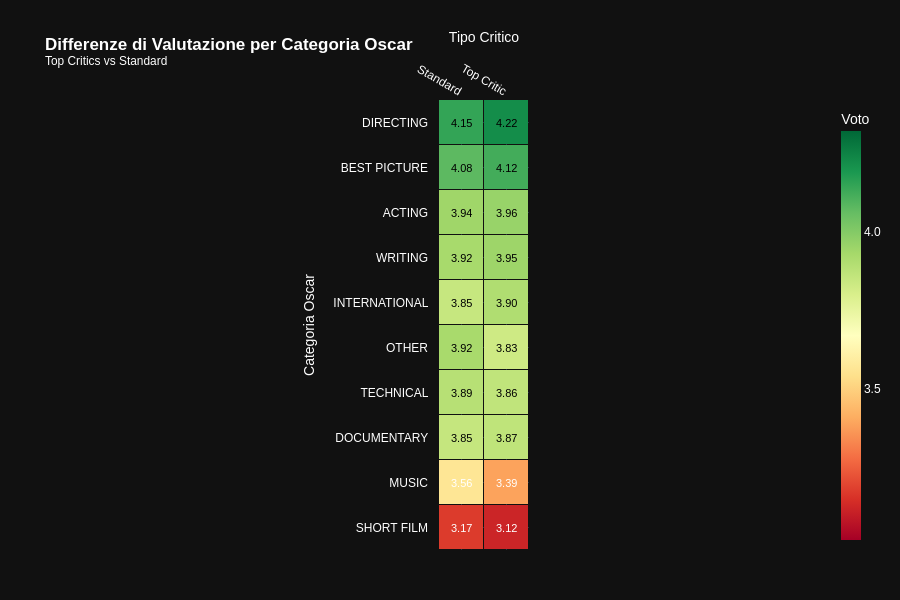

Here is the notebook cell this chart was saved with:
### Code cell
sfig = px.line(
    time_series,
    x=time_series.index,
    y=['Standard', 'Top Critic'],  # Standard vs Top Critics
    color_discrete_sequence=['#56B0FF ', '#F94144'],
    labels={'value': 'Average rating', 'year': 'Anno', 'variable': 'Tipo Critico'},
    title='<b>Evoluzione Storica delle Valutazioni</b><br>Top Critics vs Standard Critics',
    markers=True,
)

fig.update_layout(
    hovermode='x unified',
    legend_title_text='',
    legend=dict(
        orientation='h',
        yanchor='bottom',
        y=-0.3,
        xanchor='center',
        x=0.5
    ),
    yaxis_range=[1.5, 4.5]
)

fig.show()

### Figure 1 — Plotly figure (JSON) as saved in the notebook; plotly's stock layout.template omitted (floating-point values rounded to 4 significant figures)
{"data": [{"coloraxis": "coloraxis", "name": "0", "x": ["False", "True"], "y": ["DIRECTING", "BEST PICTURE", "ACTING", "WRITING", "INTERNATIONAL", "OTHER", "TECHNICAL", "DOCUMENTARY", "MUSIC", "SHORT FILM"], "z": [[4.149, 4.223], [4.076, 4.121], [3.944, 3.958], [3.924, 3.947], [3.848, 3.904], [3.922, 3.829], [3.886, 3.863], [3.85, 3.867], [3.563, 3.387], [3.17, 3.116]], "type": "heatmap", "xaxis": "x", "yaxis": "y", "hovertemplate": "Tipo Critico: %{x}<br>Categoria Oscar: %{y}<br>Voto Medio: %{z}<extra></extra>", "xgap": 1, "ygap": 1}], "layout": {"xaxis": {"anchor": "y", "domain": [0.0, 1.0], "scaleanchor": "y", "constrain": "domain", "title": {"text": "Tipo Critico"}, "tickfont": {"size": 12}, "side": "top", "ticktext": ["Standard", "Top Critic"], "tickvals": [0, 1]}, "yaxis": {"anchor": "x", "domain": [0.0, 1.0], "autorange": "reversed", "constrain": "domain", "title": {"text": "Categoria Oscar"}, "tickfont": {"size": 12}, "tickangle": 0, "automargin": true, "ticksuffix": "   ", "range": [1.5, 4.5]}, "coloraxis": {"colorbar": {"title": {"text": "Voto"}, "thickness": 20, "tickvals": [3.0, 3.5, 4.0, 4.5], "ticktext": ["3.0 (Low)", "3.5", "4.0", "4.5 (High)"]}, "colorscale": [[0.0, "rgb(165,0,38)"], [0.1, "rgb(215,48,39)"], [0.2, "rgb(244,109,67)"], [0.3, "rgb(253,174,97)"], [0.4, "rgb(254,224,139)"], [0.5, "rgb(255,255,191)"], [0.6, "rgb(217,239,139)"], [0.7, "rgb(166,217,106)"], [0.8, "rgb(102,189,99)"], [0.9, "rgb(26,152,80)"], [1.0, "rgb(0,104,55)"]], "cmin": 3.016, "cmax": 4.323}, "title": {"text": "<b>Differenze di Valutazione per Categoria Oscar</b><br><sup>Top Critics vs Standard</sup>"}, "height": 600, "width": 900, "font": {"family": "Arial", "size": 12, "color": "#FFFFFF"}, "margin": {"l": 150, "r": 50, "b": 50, "t": 100}, "annotations": [{"font": {"color": "black", "size": 11}, "showarrow": false, "text": "4.15", "x": 0, "y": 0}, {"font": {"color": "black", "size": 11}, "showarrow": false, "text": "4.22", "x": 1, "y": 0}, {"font": {"color": "black", "size": 11}, "showarrow": false, "text": "4.08", "x": 0, "y": 1}, {"font": {"color": "black", "size": 11}, "showarrow": false, "text": "4.12", "x": 1, "y": 1}, {"font": {"color": "black", "size": 11}, "showarrow": false, "text": "3.94", "x": 0, "y": 2}, {"font": {"color": "black", "size": 11}, "showarrow": false, "text": "3.96", "x": 1, "y": 2}, {"font": {"color": "black", "size": 11}, "showarrow": false, "text": "3.92", "x": 0, "y": 3}, {"font": {"color": "black", "size": 11}, "showarrow": false, "text": "3.95", "x": 1, "y": 3}, {"font": {"color": "black", "size": 11}, "showarrow": false, "text": "3.85", "x": 0, "y": 4}, {"font": {"color": "black", "size": 11}, "showarrow": false, "text": "3.90", "x": 1, "y": 4}, {"font": {"color": "black", "size": 11}, "showarrow": false, "text": "3.92", "x": 0, "y": 5}, {"font": {"color": "black", "size": 11}, "showarrow": false, "text": "3.83", "x": 1, "y": 5}, {"font": {"color": "black", "size": 11}, "showarrow": false, "text": "3.89", "x": 0, "y": 6}, {"font": {"color": "black", "size": 11}, "showarrow": false, "text": "3.86", "x": 1, "y": 6}, {"font": {"color": "black", "size": 11}, "showarrow": false, "text": "3.85", "x": 0, "y": 7}, {"font": {"color": "black", "size": 11}, "showarrow": false, "text": "3.87", "x": 1, "y": 7}, {"font": {"color": "white", "size": 11}, "showarrow": false, "text": "3.56", "x": 0, "y": 8}, {"font": {"color": "white", "size": 11}, "showarrow": false, "text": "3.39", "x": 1, "y": 8}, {"font": {"color": "white", "size": 11}, "showarrow": false, "text": "3.17", "x": 0, "y": 9}, {"font": {"color": "white", "size": 11}, "showarrow": false, "text": "3.12", "x": 1, "y": 9}], "legend": {"title": {"text": ""}, "orientation": "h", "yanchor": "bottom", "y": -0.3, "xanchor": "center", "x": 0.5}, "hovermode": "x unified"}}
